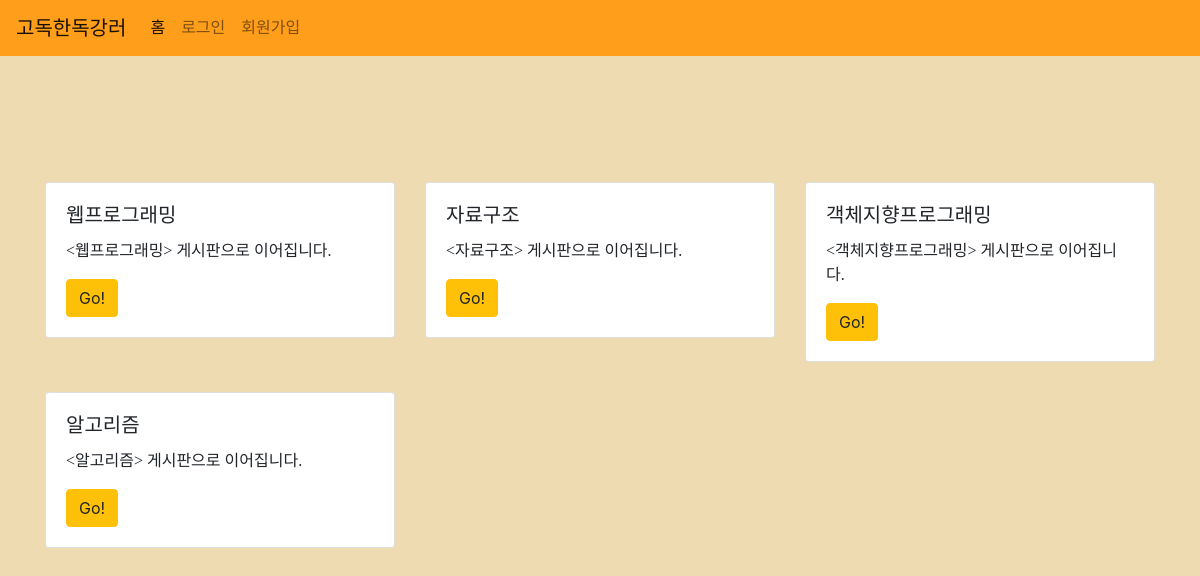
Screenshot of /majors/3/ with the database file from the repository.
### classes/models.py (models this page shows, shortened)
class Class(models.Model):
    title = models.CharField(max_length=200)
    major = models.ForeignKey(Major, on_delete=models.CASCADE)
    created_at = models.DateTimeField(auto_now_add=True)
    updated_at = models.DateTimeField(auto_now=True)

### majors/views.py (the view)
# urls.py: path('<int:id>/', views.main, name="main"),
def main(request, id):
    classes = Class.objects.filter(major_id=id)
    return render(request, 'majors/main.html', {'classes': classes, 'major_id': id})

### majors/templates/majors/main.html (shortened to what this page needs)
{% extends 'base.html' %}
{% load staticfiles %}
{% block content %}
    <br>
    <br>
    <br>
    <br>
    <div class='container'>
        <div class='row'>
            {% for class in classes %}
            <div class="col-sm-12 col-md-4">
                <div class="card">
                    <div class="card-body">
                        <h5 class="card-title">{{ class.title }}</h5>
                        <p class="card-text"><{{ class.title }}> 게시판으로 이어집니다.</p>
                        <a href="{% url 'classes:main' class.pk %}" class="btn btn-warning">Go!</a>
                    </div>
                </div>
            </div>
            {% endfor %}
        </div>
    </div>
        <br>
        <br>
{% endblock %}

### solitude/static/solitude/css/style.css (style rules this page uses)
body { background-color: rgb(239, 219, 178) !important; }
.card-body > h5 { font-family: 'locus_sangsang'; }
.card-body > p { font-family: 'NanumSquareRound'; }
.card { margin-top: 30px; }

### rows the page displays
Class: title "웹프로그래밍"
Class: title "자료구조"
Class: title "객체지향프로그래밍"
Class: title "알고리즘"
